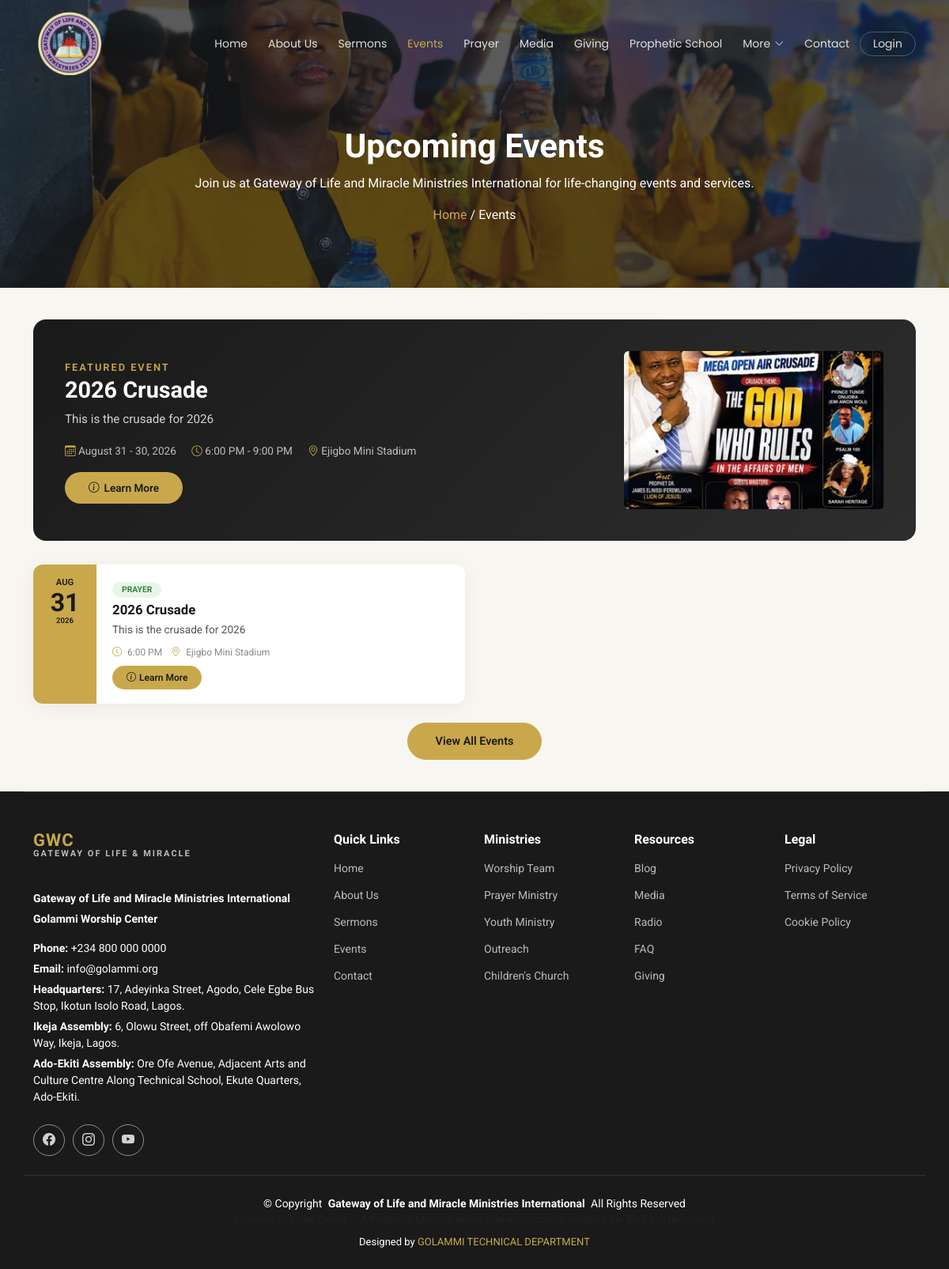
The app's page /events with its own data.
### models/event.py (models this page shows, shortened)
class Event(db.Model):
    __tablename__ = "events"
    id = db.Column(db.Integer, primary_key=True)
    title = db.Column(db.String(200), nullable=False)
    slug = db.Column(db.String(200), unique=True, nullable=False)
    description = db.Column(db.Text, nullable=False)
    short_description = db.Column(db.String(300))
    category = db.Column(
        db.String(50), nullable=False, default="conference"
    )  # worship, prayer, deliverance, conference, youth
    start_date = db.Column(db.DateTime, nullable=False)
    end_date = db.Column(db.DateTime)
    start_time = db.Column(db.String(20))
    end_time = db.Column(db.String(20))
    location = db.Column(db.String(200))
    venue = db.Column(db.String(200))
    is_online = db.Column(db.Boolean, default=False)
    online_link = db.Column(db.String(500))
    image = db.Column(db.String(255))
    is_featured = db.Column(db.Boolean, default=False)
    is_published = db.Column(db.Boolean, default=True)
    registration_required = db.Column(db.Boolean, default=False)
    registration_link = db.Column(db.String(500))
    created_at = db.Column(db.DateTime, default=datetime.utcnow)
    updated_at = db.Column(
        db.DateTime, default=datetime.utcnow, onupdate=datetime.utcnow
    )
    created_by = db.Column(db.Integer, db.ForeignKey("users.id"))
    updated_by = db.Column(db.Integer, db.ForeignKey("users.id"))

### routes/frontend.py (the view)
@frontend_bp.route("/events")
def events():
    page = request.args.get("page", 1, type=int)
    category = request.args.get("category", "all")
    now = datetime.utcnow()
    query = Event.query.filter(Event.is_published == True)
    if category != "all":
        query = query.filter_by(category=category)
    future_first = case((Event.start_date >= now, 0), else_=1)
    events = query.order_by(future_first, Event.start_date.asc()).paginate(
        page=page, per_page=current_app.config["EVENTS_PER_PAGE"], error_out=False
    )
    featured_event = (
        Event.query.filter_by(is_featured=True, is_published=True)
        .order_by(future_first, Event.start_date.asc())
        .first()
    )
    return render_template(
        "frontend/events.html",
        events=events,
        featured_event=featured_event,
        category=category,
    )

### routes/admin.py (called while the page is built)
@admin_bp.app_context_processor
def inject_admin_sidebar_counts():
    try:
        return {
            "contact_unread_count": ContactMessage.query.filter_by(is_read=False).count(),
            "prayer_pending_count": PrayerRequest.query.filter_by(is_prayed_for=False).count(),
            "testimony_pending_count": Testimony.query.filter_by(is_approved=False).count(),
        }
    except Exception:
        return {
            "contact_unread_count": 0,
            "prayer_pending_count": 0,
            "testimony_pending_count": 0,
        }

### routes/frontend.py (called while the page is built)
@frontend_bp.app_context_processor
def inject_frontend_event_modal():
    show_event_modal = request.endpoint == "frontend.index"
    return {
        "event_modal_event": get_event_modal_event() if show_event_modal else None,
    }

### templates/frontend/events.html (shortened to what this page needs)
{% extends "frontend/base.html" %}
{% block content %}
<div class="page-title dark-background" style="background-image: url({{ url_for('static', filename='assets/img/go59.jpg') }});">
    <div class="container position-relative text-center">
        <h1>Upcoming Events</h1>
        <p>Join us at Gateway of Life and Miracle Ministries International for life-changing events and services.</p>
        <nav class="breadcrumbs">
            <a href="{{ url_for('frontend.index') }}">Home</a>
            <span class="separator">/</span>
            <span class="current">Events</span>
        </nav>
    </div>
</div>
{% if featured_event %}
<section class="section" style="padding: 40px 0 30px;">
    <div class="container">
        <div class="featured-event" data-aos="fade-up">
            <div class="row align-items-center">
                <div class="col-lg-8">
                    <span style="color: var(--gold); font-size: 0.8rem; font-weight: 600; text-transform: uppercase; letter-spacing: 2px;">Featured Event</span>
                    <h2>{{ featured_event.title }}</h2>
                    <p>{{ featured_event.short_description or featured_event.description|truncate(200) }}</p>
                    <div class="event-meta">
                        <span><i class="bi bi-calendar3"></i>
                            {% if featured_event.start_date and featured_event.end_date %}
                                {{ featured_event.start_date.strftime('%B %d') }} - {{ featured_event.end_date.strftime('%d, %Y') }}
                            {% else %}
                                {{ featured_event.start_date.strftime('%B %d, %Y') }}
                            {% endif %}
                        </span>
                        {% if featured_event.start_time %}
                        <span class="ms-3"><i class="bi bi-clock"></i> {{ featured_event.start_time }}{% if featured_event.end_time %} - {{ featured_event.end_time }}{% endif %}</span>
                        {% endif %}
                        <span class="ms-3"><i class="bi bi-geo-alt"></i> {{ featured_event.venue or featured_event.location or 'Online' }}</span>
                    </div>
                    <div class="mt-3">
                        {% if featured_event.registration_link %}
                        <a href="{{ featured_event.registration_link }}" class="btn-featured"><i class="bi bi-calendar-plus"></i> Register Now</a>
                        {% else %}
                        <a href="{{ url_for('frontend.event_detail', slug=featured_event.slug) }}" class="btn-featured"><i class="bi bi-info-circle"></i> Learn More</a>
                        {% endif %}
                    </div>
                </div>
                <div class="col-lg-4 text-center">
                    {% if featured_event.image %}
                    <img src="{{ url_for('static', filename='uploads/' + featured_event.image) }}" alt="{{ featured_event.title }}" class="img-fluid rounded" style="max-height: 200px; object-fit: cover; width: 100%;">
                    {% else %}
                    <img src="{{ url_for('static', filename='assets/img/go21.jpg') }}" alt="Conference" class="img-fluid rounded" style="max-height: 200px; object-fit: cover; width: 100%;">
                    {% endif %}
                </div>
            </div>
        </div>
    </div>
</section>
{% endif %}
<section class="section" style="padding-top: 0; padding-bottom: 40px;">
    <div class="container">
        {% if events.items %}
        <div class="row g-4">
            {% for event in events.items %}
            <div class="col-lg-6" data-aos="fade-up" data-aos-delay="{{ loop.index * 100 }}">
                <div class="event-card-custom d-flex flex-column flex-sm-row">
                    <div class="event-date-box">
                        <div class="month">{{ event.start_date.strftime('%b').upper() }}</div>
                        <div class="day">{{ event.start_date.strftime('%d') }}</div>
                        <div style="font-size: 0.6rem; font-weight: 600;">{{ event.start_date.strftime('%Y') }}</div>
                    </div>
                    <div class="event-content">
                        <span class="event-tag {{ event.category }}">{{ event.category|title }}</span>
                        <h3>{{ event.title }}</h3>
                        <p>{{ event.short_description or event.description|truncate(100) }}</p>
                        <div class="event-meta">
                            <span><i class="bi bi-clock"></i> {{ event.start_time or 'All Day' }}</span>
                            <span class="ms-2"><i class="bi bi-geo-alt"></i> {{ event.venue or event.location or 'Online' }}</span>
                        </div>
                        <a href="{{ url_for('frontend.event_detail', slug=event.slug) }}" class="btn-event"><i class="bi bi-info-circle"></i> Learn More</a>
                    </div>
                </div>
            </div>
            {% endfor %}
        </div>
        {% else %}
        <div class="text-center py-5">
            <i class="bi bi-calendar-event" style="font-size: 3rem; color: var(--gold);"></i>
            <h4 class="mt-3">No Upcoming Events</h4>
            <p class="text-muted">Check back later for upcoming events.</p>
        </div>
        {% endif %}
        <div class="text-center mt-4">
            <a href="{{ url_for('frontend.events') }}" class="btn btn-primary" style="padding: 12px 35px; border-radius: 50px; font-weight: 600; font-size: 0.9rem;">View All Events</a>
        </div>
    </div>
</section>
{% endblock %}

### templates/frontend/base.html (style rules this page uses)
:root { --gold: #c9a84c; --gold-dark: #a8892e; --gold-light: #e8d5a3; --black: #1a1a1a; --dark-gray: #2d2d2d; --light-gray: #f8f6f0; --white: #ffffff; }
.btn-primary { background-color: var(--gold) !important; border-color: var(--gold) !important; color: var(--black) !important; }

### templates/frontend/events.html (style rules this page uses)
:root { --gold: #c9a84c; --gold-dark: #a8892e; --gold-light: #e8d5a3; --black: #1a1a1a; --dark-gray: #2d2d2d; --light-gray: #f8f6f0; --white: #ffffff; }
.event-card-custom { background: var(--white); border-radius: 12px; overflow: hidden; box-shadow: 0 5px 25px rgba(0,0,0,0.05); transition: transform 0.3s ease, box-shadow 0.3s ease; height: 100%; }
.event-card-custom .event-date-box { background: var(--gold); padding: 15px; text-align: center; min-width: 80px; color: var(--black); }
.event-card-custom .event-date-box .month { font-size: 0.7rem; font-weight: 600; text-transform: uppercase; }
.event-card-custom .event-date-box .day { font-size: 2rem; font-weight: 700; line-height: 1; }
.event-card-custom .event-content { padding: 18px 20px; flex: 1; }
.event-card-custom .event-content .event-tag { display: inline-block; padding: 2px 12px; border-radius: 20px; font-size: 0.65rem; font-weight: 600; text-transform: uppercase; margin-bottom: 0.3rem; }
.event-card-custom .event-content .event-tag.prayer { background: #e8f5e9; color: #2e7d32; }
.event-card-custom .event-content h3 { font-size: 1.05rem; font-weight: 700; color: var(--black); margin-bottom: 0.3rem; }
.event-card-custom .event-content p { font-size: 0.85rem; color: #555; line-height: 1.6; margin-bottom: 0.5rem; }
.event-card-custom .event-content .event-meta { font-size: 0.75rem; color: #888; margin-bottom: 0.5rem; }
.event-card-custom .event-content .event-meta i { color: var(--gold); margin-right: 4px; }
.event-card-custom .event-content .btn-event { padding: 6px 18px; border-radius: 30px; font-size: 0.75rem; font-weight: 600; background: var(--gold); color: var(--black); text-decoration: none; transition: all 0.3s ease; display: inline-flex; align-items: center; gap: 4px; }
.featured-event { background: linear-gradient(135deg, var(--black), var(--dark-gray)); border-radius: 16px; padding: 40px; color: #fff; }
.featured-event h2 { color: #fff; font-size: 1.8rem; font-weight: 700; }
.featured-event p { color: rgba(255,255,255,0.8); font-size: 0.95rem; line-height: 1.7; }
.featured-event .event-meta { color: rgba(255,255,255,0.7); font-size: 0.85rem; }
.featured-event .event-meta i { color: var(--gold); }
.featured-event .btn-featured { padding: 10px 30px; border-radius: 30px; font-size: 0.85rem; font-weight: 600; background: var(--gold); color: var(--black); text-decoration: none; transition: all 0.3s ease; display: inline-flex; align-items: center; gap: 6px; }
.btn-primary { background-color: var(--gold) !important; border-color: var(--gold) !important; color: var(--black) !important; }

### records on screen
Event: title "2026 Crusade", short_description "This is the crusade for 2026", start_date "August 31", end_date "30, 2026", start_time "6:00 PM", end_time "9:00 PM", venue "Ejigbo Mini Stadium", image (picture), start_date "AUG", start_date "31", start_date "2026", category "PRAYER"
